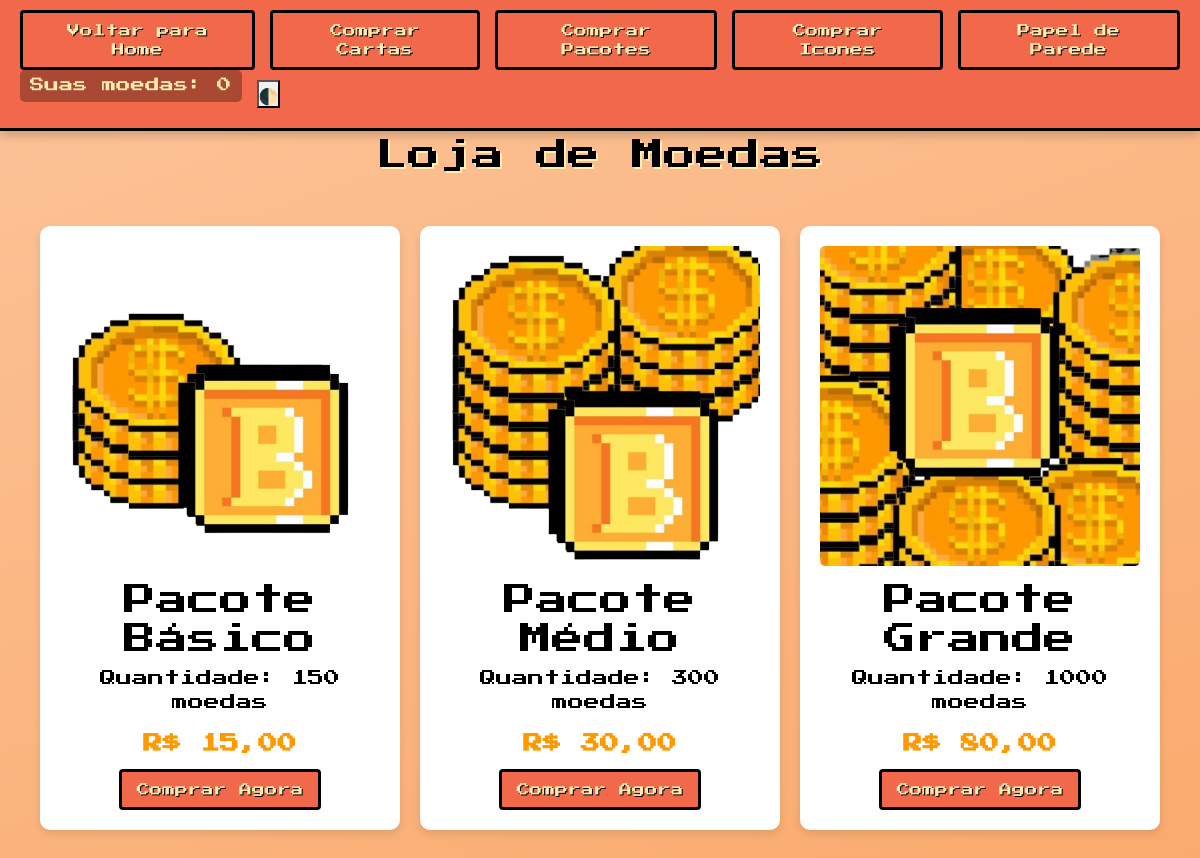
The page /View/LojaMoedas.php (signed in) on the database its author committed.
### tables this page shows
CREATE TABLE `usuario` (
  `id` int(11) NOT NULL,
  `nome` varchar(100) NOT NULL,
  `email` varchar(200) NOT NULL,
  `senha` varchar(40) NOT NULL,
  `coin` int(11) NOT NULL DEFAULT 0,
  `id_icone_perfil` int(11) DEFAULT NULL,
  `id_papel_fundo` int(11) DEFAULT NULL
);

CREATE TABLE `pacotes_moedas` (
  `id_pacote` int(11) NOT NULL,
  `path` varchar(255) NOT NULL,
  `nome_pacote` varchar(100) NOT NULL,
  `quantidade_moedas` int(11) NOT NULL,
  `valor_dinheiro` decimal(10,2) NOT NULL
);

### Model/Usuario.php (called while the page is built, shortened)
<?php
class Usuario {
    private $coin;
    public function __construct($id, $nome, $email, $senha, $coin = 0) {
        $this->coin = $coin;
    }
    public function getCoin() {
        return $this->coin;
    }
}

### Model/BancoDeDados.php (called while the page is built, shortened)
<?php
class BancoDeDados
{
    private $connection;
    private function __construct($host, $user, $password, $database)
    {
        $this->host = $host;
        $this->user = $user;
        $this->password = $password;
        $this->database = $database;
        $this->connection = mysqli_connect($this->host, $this->user, $this->password, $this->database);
    }
    public function getConnection()
    {
        return $this->connection;
    }
    public function getUserById($id)
    {
        $conn = $this->getConnection();
        $sql = "SELECT id, nome, senha, email, coin FROM usuario WHERE id = " . $id;
        $result = $conn->query($sql);
        if ($result->num_rows > 0) {
            $user = $result->fetch_assoc();
        } else {
            $user = null;
        }
        return $user;
    }
public function getPacotesMoedas() {
    $conn = $this->getConnection();
    $sql = "SELECT id_pacote, path , nome_pacote, quantidade_moedas, valor_dinheiro FROM pacotes_moedas";
    $result = $conn->query($sql);
    return $result;
}
}

### Controller/ControllerUsuario.php (called while the page is built, shortened)
<?php
require_once(__DIR__ . "/../Model/BancoDeDados.php");
require_once(__DIR__ . "/../Model/Usuario.php");
class ControllerUsuario
{
    private $database;
    public function __construct()
    {
        $this->database = BancoDeDados::getInstance("127.0.0.1", "root", "", "banco");
    }
    public function readUser($id)
{
    $row = $this->database->getUserById($id);
    if ($row) {
        return new Usuario($row['id'], $row['nome'], $row['email'], $row['senha'], $row['coin']);
    }
    return null;
}
}

### View/LojaMoedas.php (the view, shortened to what this page needs)
<?php
require_once '../Model/BancoDeDados.php';
require_once '../Controller/ControllerUsuario.php';
$userController = new ControllerUsuario();
$userId = $_SESSION['id'];
$user = $userController->readUser($userId);
$banco = BancoDeDados::getInstance('localhost', 'root', '', 'banco');
$pacotes = $banco->getPacotesMoedas();
?>
<!DOCTYPE html>
<html lang="pt-br">
<head>
    <link rel="stylesheet" href="https://stackpath.bootstrapcdn.com/bootstrap/4.5.2/css/bootstrap.min.css">
    <link rel="stylesheet" href="../Assets/loja.css">
</head>
<body>
    <nav class="navbar">
        <div class="nav-left">
            <a href="Home.php" class="btn btn-primary"> Voltar para Home</a>
            <a href="Loja.php" class="btn btn-primary"> Comprar Cartas</a>
            <a href="LojaPacote.php" class="btn btn-primary"> Comprar Pacotes</a>
            <a href="LojaIcone.php" class="btn btn-primary"> Comprar Icones</a>
            <a href="LojaPapelParede.php" class="btn btn-primary"> Papel de Parede</a>
        </div>
        <div class="nav-right">
            <p class="user-coins">Suas moedas: <?php echo $user->getCoin(); ?></p>
            <button class="theme-toggle" onclick="toggleTheme()">🌓</button>
        </div>
    </nav>
    <div class="store-container">
        <div class="store-header">
            <h1 class="store-title">Loja de Moedas</h1>
        </div>
<div class="moedas-grid">
    <?php while ($pacote = $pacotes->fetch_assoc()): ?>
        <div class="moeda-item">
            <div class="moeda-image-container">
                <img src="<?php echo $pacote['path']; ?>"
                     alt="<?php echo $pacote['nome_pacote']; ?>"
                     class="moeda-image">
            </div>
            <div class="moeda-details">
                <h2><?php echo $pacote['nome_pacote']; ?></h2>
                <p>Quantidade: <?php echo $pacote['quantidade_moedas']; ?> moedas</p>
                <p class="price">R$ <?php echo number_format($pacote['valor_dinheiro'], 2, ',', '.'); ?></p>
                <form action="../View/ConfirmarPagamentoMoedas.php" method="GET">
                    <button type="submit" class="btn btn-primary">Comprar Agora</button>
                </form>
            </div>
        </div>
    <?php endwhile; ?>
</div>
    </div>
</body>
</html>

### Assets/loja.css (style rules this page uses)
:root { --color1: #FCC499; --color2: #FAAA6D; --color3: #419EAE; --color4: #FFEEB0; --color5: #F2684A; --color6: #000000; --dark: #000000; --retro-border: 3px solid var(--color6); }
* { box-sizing: border-box; margin: 0; padding: 0; }
body { font-family: 'Press Start 2P', cursive; background: linear-gradient(160deg, var(--color1) 0%, var(--color2) 100%); min-height: 100vh; color: var(--color6); padding-top: 80px; }
.navbar { width: 100%; background: var(--color5); padding: 10px 20px; display: flex; justify-content: space-between; align-items: center; position: fixed; top: 0; left: 0; z-index: 1000; border-bottom: var(--retro-border); box-shadow: 0 4px 10px rgba(0, 0, 0, 0.2); }
.nav-left, .nav-right { display: flex; align-items: center; gap: 15px; }
.btn-primary { background: var(--color5); border: var(--retro-border); color: var(--color4); padding: 8px 15px; font-size: 0.8rem; transition: all 0.2s ease; text-shadow: 1px 1px 0 var(--color6); }
.user-coins { font-size: 0.9rem; color: var(--color4); background: rgba(0, 0, 0, 0.3); padding: 5px 10px; border-radius: 5px; }
.store-container { max-width: 1200px; margin: 20px auto; padding: 20px; }
.store-header { text-align: center; margin-bottom: 2rem; }
.store-title { font-size: 2rem; color: var(--color6); text-shadow: 2px 2px 0 var(--color4); margin: 1rem 0; }
.price { font-size: 0.9rem; margin: 10px 0; color: var(--color5); }

### View/LojaMoedas.php (style rules this page uses)
.moedas-grid { display: grid; grid-template-columns: repeat(auto-fill, minmax(300px, 1fr)); gap: 20px; padding: 20px; }
.moeda-item { background-color: #fff; border-radius: 10px; box-shadow: 0 4px 8px rgba(0,0,0,0.1); padding: 20px; text-align: center; transition: transform 0.3s ease; }
.moeda-image { max-width: 100%; height: auto; margin-bottom: 15px; border-radius: 5px; }
.price { font-weight: bold; font-size: 1.2rem; color: #ff9900; margin: 10px 0; }

### rows shown on the page
usuario: coin "0"
pacotes_moedas: path (picture), nome_pacote "Pacote Básico", quantidade_moedas "150", valor_dinheiro "15,00"
pacotes_moedas: path (picture), nome_pacote "Pacote Médio", quantidade_moedas "300", valor_dinheiro "30,00"
pacotes_moedas: path (picture), nome_pacote "Pacote Grande", quantidade_moedas "1000", valor_dinheiro "80,00"
